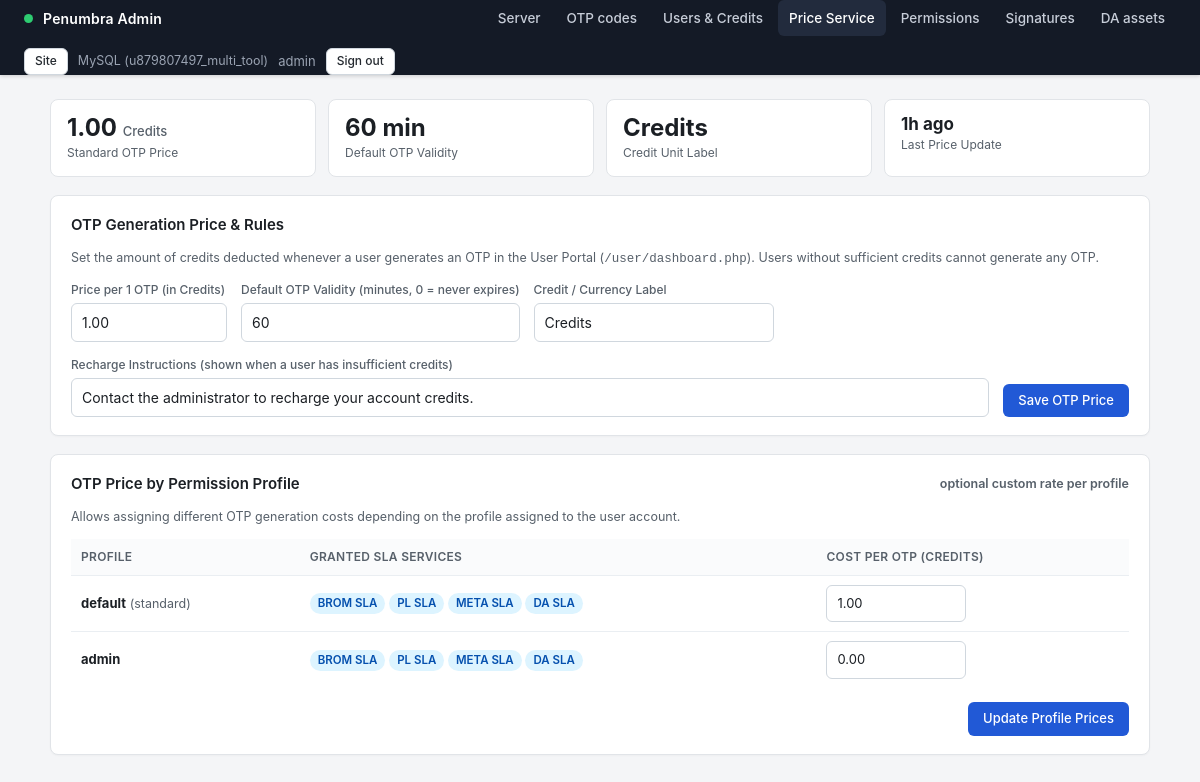
Page /admin/price-service.php (signed in) on the committed database.
### tables this page shows
CREATE TABLE IF NOT EXISTS `service_settings` (
    `setting_key`   VARCHAR(64)     NOT NULL,
    `setting_value` VARCHAR(255)    NOT NULL DEFAULT '',
    `updated_at`    DATETIME        NOT NULL DEFAULT CURRENT_TIMESTAMP ON UPDATE CURRENT_TIMESTAMP,
    PRIMARY KEY (`setting_key`)
);

### store.php (called while the page is built, shortened)
<?php
function ensure_state_dir(string $dir): string
{
    $marker = $dir . '/.htaccess';
    return $dir;
}
function store_state(array $config): string
{
    static $cached = null;
    if ($cached === null) {
        $custom = trim((string)($config['state_dir'] ?? ''));
        $cached = ensure_state_dir($custom !== '' ? $custom : __DIR__ . '/state');
    }
    return $cached;
}
function settings_defaults(): array
{
    return [
        'signing_enabled' => true,
        'profiles'        => null,
    ];
}
function settings_path(array $config): string
{
    return store_state($config) . '/settings.json';
}
function settings_get(array $config, bool $forceReload = false): array
{
    static $loaded = false;
    static $settings = [];
    if ($loaded && !$forceReload) {
        return $settings;
    }
    $loaded   = true;
    $settings = settings_defaults();
    $path   = settings_path($config);
    $raw    = is_file($path) ? (string)@file_get_contents($path) : '';
    $stored = json_decode($raw, true);
    return $settings;
}
function signing_enabled(array $config): bool
{
    $settings = settings_get($config);
    return (bool)($settings['signing_enabled'] ?? true);
}
function profiles_load(array $config): array
{
    $settings = settings_get($config);
    $source   = is_array($settings['profiles'] ?? null)
        ? $settings['profiles']
        : (array)($config['profiles'] ?? []);
    $out = [];
    foreach ($source as $name => $profile) {
        $name = (string)preg_replace('/[^A-Za-z0-9_-]/', '', (string)$name);
        if (isset($profile['permissions']) && is_array($profile['permissions'])) {
            $granted = array_map('strval', $profile['permissions']);
            $out[$name] = [
                'brom_sla' => in_array('brom_sla', $granted, true),
                'pl_sla'   => in_array('pl_sla', $granted, true),
                'meta_sla' => in_array('meta_sla', $granted, true),
                'da_sla'   => in_array('da_sla', $granted, true),
                'is_admin' => !empty($profile['is_admin']),
            ];
        }
    }
    return $out;
}
function mysql_configured(array $config): bool
{
    $db = $config['db'] ?? [];
    return trim((string)($db['user'] ?? '')) !== ''
        && trim((string)($db['name'] ?? '')) !== ''
        && class_exists('mysqli');
}
function use_mysql(array $config): bool
{
    static $reachable = null;
    if ($reachable !== null) {
        return $reachable;
    }
    try {
        $reachable = true;
    } catch (Throwable $ex) {
        $reachable = false;
    }
    return $reachable;
}
function db(array $config): mysqli
{
    $db = $config['db'] ?? [];
    $conn = new mysqli(
        (string)($db['host'] ?? 'localhost'),
        (string)($db['user'] ?? ''),
        (string)($db['pass'] ?? ''),
        (string)($db['name'] ?? '')
    );
    $conn->set_charset('utf8mb4');
    $conn->query("SET SESSION wait_timeout=60, net_read_timeout=30, net_write_timeout=30, time_zone='+00:00'");
    return $conn;
}
function pricing_defaults(): array
{
    return [
        'otp_price'           => 1.00,
        'otp_default_minutes' => 60,
        'currency_label'      => 'Credits',
        'min_credits_notice'  => 'Contact the administrator to recharge your account credits.',
        'profile_prices'      => [
            'default' => 1.00,
            'admin'   => 0.00,
        ],
        'updated_at'          => gmdate('Y-m-d\TH:i:s\Z'),
    ];
}
function pricing_load(array $config): array
{
    $defaults = pricing_defaults();
    if (use_mysql($config)) {
        try {
            $conn = db($config);
            $res  = $conn->query("SELECT setting_key, setting_value, updated_at FROM `service_settings`");
            while ($row = $res->fetch_assoc()) {
                $k = (string)$row['setting_key'];
                $v = (string)$row['setting_value'];
                if ($k === 'otp_price') {
                    $defaults['otp_price'] = max(0.0, round((float)$v, 2));
                } elseif ($k === 'otp_default_minutes') {
                    $defaults['otp_default_minutes'] = max(0, (int)$v);
                } elseif ($k === 'currency_label' && $v !== '') {
                    $defaults['currency_label'] = $v;
                } elseif ($k === 'min_credits_notice') {
                    $defaults['min_credits_notice'] = $v;
                } elseif ($k === 'profile_prices') {
                    $dec = json_decode($v, true);
                    if (is_array($dec)) {
                        $defaults['profile_prices'] = $dec;
                    }
                }
                if (!empty($row['updated_at'])) {
                    $defaults['updated_at'] = (string)$row['updated_at'];
                }
            }
        } catch (Throwable $e) {
        }
    }
    $defaults['otp_price'] = max(0.0, round((float)$defaults['otp_price'], 2));
    $defaults['otp_default_minutes'] = max(0, (int)$defaults['otp_default_minutes']);
    return $defaults;
}
function otp_price_for_profile(array $config, string $profile = 'default'): float
{
    $pricing = pricing_load($config);
    if (isset($pricing['profile_prices'][$profile]) && is_numeric($pricing['profile_prices'][$profile])) {
        return max(0.0, round((float)$pricing['profile_prices'][$profile], 2));
    }
    return max(0.0, round((float)$pricing['otp_price'], 2));
}

### admin/price-service.php (the view, shortened to what this page needs)
<?php
require_once __DIR__ . '/bootstrap.php';
$dbError = null;
try {
    $pricing  = pricing_load($config);
    $profiles = profiles_load($config);
} catch (Throwable $e) {
    $dbError  = $e->getMessage();
    $pricing  = pricing_defaults();
    $profiles = ['default' => DEFAULT_PERMISSIONS];
}
$currency = (string)($pricing['currency_label'] ?? 'Credits');
?>
<div class="stats">
  <div class="stat">
    <div class="num"><?= number_format((float)$pricing['otp_price'], 2) ?> <span style="font-size:13px;font-weight:500" class="muted"><?= h($currency) ?></span></div>
    <div class="lbl">Standard OTP Price</div>
  </div>
  <div class="stat">
    <div class="num"><?= (int)$pricing['otp_default_minutes'] > 0 ? (int)$pricing['otp_default_minutes'] . ' min' : 'No expiry' ?></div>
    <div class="lbl">Default OTP Validity</div>
  </div>
  <div class="stat">
    <div class="num"><?= h($currency) ?></div>
    <div class="lbl">Credit Unit Label</div>
  </div>
  <div class="stat">
    <div class="num" style="font-size:17px"><?= when($pricing['updated_at'] ?? null) ?></div>
    <div class="lbl">Last Price Update</div>
  </div>
</div>
<div class="card">
  <h2>OTP Generation Price &amp; Rules</h2>
  <p class="muted" style="margin-top:0">
    Set the amount of credits deducted whenever a user generates an OTP in the User Portal
    (<code>/user/dashboard.php</code>). Users without sufficient credits cannot generate any OTP.
  </p>
  <form method="post" action="<?= h(admin_url('price-service')) ?>">
    <div class="row" style="margin-bottom:14px">
      <div class="field">
        <label>Price per 1 OTP (in <?= h($currency) ?>)</label>
        <input type="number" name="otp_price" step="0.01" min="0" max="999999"
               value="<?= h(number_format((float)$pricing['otp_price'], 2, '.', '')) ?>" required>
      </div>
      <div class="field">
        <label>Default OTP Validity (minutes, 0 = never expires)</label>
        <input type="number" name="otp_default_minutes" min="0" max="525600"
               value="<?= (int)$pricing['otp_default_minutes'] ?>" required>
      </div>
      <div class="field">
        <label>Credit / Currency Label</label>
        <input type="text" name="currency_label" maxlength="24"
               value="<?= h($currency) ?>" placeholder="Credits">
      </div>
    </div>
    <div class="row">
      <div class="field" style="flex:1">
        <label>Recharge Instructions (shown when a user has insufficient credits)</label>
        <input type="text" name="min_credits_notice" maxlength="250" style="width:100%"
               value="<?= h((string)($pricing['min_credits_notice'] ?? '')) ?>"
               placeholder="Contact the administrator to recharge your account credits.">
      </div>
      <button type="submit">Save OTP Price</button>
    </div>
  </form>
</div>
<div class="card">
  <h2>OTP Price by Permission Profile <span class="muted">optional custom rate per profile</span></h2>
  <p class="muted" style="margin-top:0">
    Allows assigning different OTP generation costs depending on the profile assigned to the user account.
  </p>
  <form method="post" action="<?= h(admin_url('price-service')) ?>">
    <div class="table-wrap">
      <table>
        <thead>
          <tr>
            <th>Profile</th>
            <th>Granted SLA Services</th>
            <th>Cost per OTP (<?= h($currency) ?>)</th>
          </tr>
        </thead>
        <tbody>
          <?php foreach ($profiles as $pName => $perms):
              $pCost = otp_price_for_profile($config, (string)$pName);
              $enabledPerms = [];
              foreach (['brom_sla' => 'BROM', 'pl_sla' => 'PL', 'meta_sla' => 'META', 'da_sla' => 'DA'] as $k => $lbl) {
                  if (!empty($perms[$k])) {
                      $enabledPerms[] = $lbl;
                  }
              }
          ?>
            <tr>
              <td>
                <strong><?= h((string)$pName) ?></strong>
                <?php if ($pName === 'default'): ?><span class="muted"> (standard)</span><?php endif; ?>
              </td>
              <td>
                <?php if ($enabledPerms): ?>
                  <?php foreach ($enabledPerms as $ep): ?>
                    <span class="badge b-used"><?= h($ep) ?> SLA</span>
                  <?php endforeach; ?>
                <?php else: ?>
                  <span class="muted">None</span>
                <?php endif; ?>
              </td>
              <td>
                <input type="number" name="price_<?= h((string)$pName) ?>" step="0.01" min="0" max="999999"
                       value="<?= h(number_format($pCost, 2, '.', '')) ?>" style="width:140px">
              </td>
            </tr>
          <?php endforeach; ?>
        </tbody>
      </table>
    </div>
    <div style="margin-top:14px;display:flex;justify-content:flex-end">
      <button type="submit">Update Profile Prices</button>
    </div>
  </form>
</div>
<?php
$content = (string)ob_get_clean();
admin_render_layout($config, 'price-service', 'Price Service', $content, $dbError);

### admin/bootstrap.php (shortened to what this page needs)
<?php
$config = require dirname(__DIR__) . '/config.php';
require_once dirname(__DIR__) . '/store.php';
function h(string $s): string
{
    return htmlspecialchars($s, ENT_QUOTES | ENT_SUBSTITUTE, 'UTF-8');
}
function site_root_url(): string
{
    $script = str_replace('\\', '/', $_SERVER['SCRIPT_NAME'] ?? '/admin/server.php');
    $dir    = rtrim(dirname($script), '/');
    if (substr($dir, -6) === '/admin') {
        $root = substr($dir, 0, -6);
        return $root === '' ? '' : $root;
    }
    return $dir === '/' ? '' : $dir;
}
function admin_base_url(): string
{
    return site_root_url() . '/admin';
}
function admin_url(string $page = 'server', array $query = []): string
{
    $base    = admin_base_url();
    $clean   = preg_replace('/\.php$/i', '', trim($page)) ?? 'server';
    $allowed = array_merge(['login', 'logout', 'admin'], VALID_ADMIN_PAGES);
    $file    = in_array($clean, $allowed, true) ? $clean . '.php' : 'server.php';
    $url     = $base . '/' . $file;
    return $url;
}
function csrf_token(): string
{
    return $_SESSION['csrf'];
}
function csrf_field(): string
{
    return '<input type="hidden" name="csrf" value="' . h(csrf_token()) . '">';
}
function store_label(array $config): string
{
    if (mysql_configured($config)) {
        return use_mysql($config)
            ? 'MySQL (' . ($config['db']['user'] ?? 'db') . ')'
            : 'File store (MySQL fallback)';
    }
    return 'File store';
}
function when(?string $iso): string
{
    $t = strtotime($iso);
    $diff = time() - $t;
    if ($diff >= 3600 && $diff < 86400) {
        return intdiv($diff, 3600) . 'h ago';
    }
    return gmdate('Y-m-d H:i', $t) . ' UTC';
}
function admin_render_layout(
    array $config,
    string $activePage,
    string $title,
    string $contentHtml,
    ?string $dbError = null
): void {
    $enabled = signing_enabled($config);
    $store   = store_label($config);
    $user    = (string)($_SESSION['admin_user'] ?? 'admin');
    $webUrl  = site_root_url() . '/tool-multi-web.php';
    $navItems = [
        'server'        => 'Server',
        'otps'          => 'OTP codes',
        'users'         => 'Users & Credits',
        'price-service' => 'Price Service',
        'profiles'      => 'Permissions',
        'signatures'    => 'Signatures',
        'assets'        => 'DA assets',
    ];
    echo "<!doctype html>\n<html lang=\"en\">\n<head>\n";
    echo "</head>\n<body>\n";
    echo "<header>\n";
    echo '  <div class="brand"><span class="dot ' . ($enabled ? '' : 'off') . '"></span>Penumbra Admin</div>' . "\n";
    echo "  <nav>\n";
    foreach ($navItems as $slug => $label) {
        $cls = ($activePage === $slug) ? 'active' : '';
        echo '    <a class="' . $cls . '" href="' . h(admin_url($slug)) . '">' . h($label) . "</a>\n";
    }
    echo "  </nav>\n";
    echo '  <div class="right">' . "\n";
    echo '    <a class="btn ghost sm" href="' . h($webUrl) . '">Site</a>' . "\n";
    echo '    <span class="muted" style="color:#9aa3b2">' . h($store) . '</span>' . "\n";
    echo '    <span>' . h($user) . '</span>' . "\n";
    echo '    <form method="post" action="' . h(admin_url('logout')) . '">' . csrf_field() . '<button class="ghost sm" type="submit">Sign out</button></form>' . "\n";
    echo "  </div>\n";
    echo "</header>\n";
    echo "<main>\n";
    echo $contentHtml;
    echo "</main>\n</body>\n</html>\n";
}

### rows in the picture
service_settings: setting_value "Credits", updated_at "1h ago", currency_label "Credits", setting_value "CREDITS"

### other values in the picture
$label "Server"
$label "OTP codes"
$label "Users & Credits"
$label "Price Service"
$label "Permissions"
$label "Signatures"
$label "DA assets"
$store "MySQL (u879807497_multi_tool)"
$user "admin"
$pricing['otp_price'] "1.00"
$pricing['otp_default_minutes'] "60"
$pName "default"
$ep "BROM"
$ep "PL"
$ep "META"
